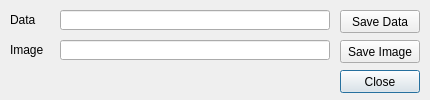
<?xml version="1.0" encoding="UTF-8"?>
<ui version="4.0">
 <class>Save</class>
 <widget class="QDialog" name="Save">
  <property name="geometry">
   <rect>
    <x>0</x>
    <y>0</y>
    <width>430</width>
    <height>100</height>
   </rect>
  </property>
  <property name="windowTitle">
   <string>SVAMP: Save</string>
  </property>
  <widget class="QPushButton" name="cancelButton">
   <property name="geometry">
    <rect>
     <x>340</x>
     <y>70</y>
     <width>80</width>
     <height>23</height>
    </rect>
   </property>
   <property name="font">
    <font>
     <pointsize>9</pointsize>
     <weight>50</weight>
     <italic>false</italic>
     <bold>false</bold>
    </font>
   </property>
   <property name="text">
    <string>Close</string>
   </property>
  </widget>
  <widget class="QPushButton" name="saveDataButton">
   <property name="geometry">
    <rect>
     <x>340</x>
     <y>10</y>
     <width>80</width>
     <height>23</height>
    </rect>
   </property>
   <property name="font">
    <font>
     <pointsize>9</pointsize>
     <weight>50</weight>
     <italic>false</italic>
     <bold>false</bold>
    </font>
   </property>
   <property name="toolTip">
    <string>Select a file to save the statistical data to</string>
   </property>
   <property name="text">
    <string>Save Data</string>
   </property>
  </widget>
  <widget class="QPushButton" name="saveImagesButton">
   <property name="geometry">
    <rect>
     <x>340</x>
     <y>40</y>
     <width>80</width>
     <height>23</height>
    </rect>
   </property>
   <property name="font">
    <font>
     <pointsize>9</pointsize>
     <weight>50</weight>
     <italic>false</italic>
     <bold>false</bold>
    </font>
   </property>
   <property name="toolTip">
    <string>Select a file to save the graphics to</string>
   </property>
   <property name="text">
    <string>Save Image</string>
   </property>
  </widget>
  <widget class="QLabel" name="dataFileLabel">
   <property name="geometry">
    <rect>
     <x>10</x>
     <y>10</y>
     <width>51</width>
     <height>20</height>
    </rect>
   </property>
   <property name="font">
    <font>
     <pointsize>9</pointsize>
     <weight>50</weight>
     <italic>false</italic>
     <bold>false</bold>
    </font>
   </property>
   <property name="toolTip">
    <string>Select a file to save the statistical data to</string>
   </property>
   <property name="text">
    <string>Data</string>
   </property>
  </widget>
  <widget class="QLineEdit" name="dataFileLine">
   <property name="geometry">
    <rect>
     <x>60</x>
     <y>10</y>
     <width>270</width>
     <height>20</height>
    </rect>
   </property>
   <property name="font">
    <font>
     <pointsize>9</pointsize>
     <weight>50</weight>
     <italic>false</italic>
     <bold>false</bold>
    </font>
   </property>
   <property name="toolTip">
    <string>Select a file to save the statistical data to</string>
   </property>
  </widget>
  <widget class="QLineEdit" name="imagesFileLine">
   <property name="geometry">
    <rect>
     <x>60</x>
     <y>40</y>
     <width>270</width>
     <height>20</height>
    </rect>
   </property>
   <property name="font">
    <font>
     <pointsize>9</pointsize>
     <weight>50</weight>
     <italic>false</italic>
     <bold>false</bold>
    </font>
   </property>
   <property name="toolTip">
    <string>Select a file to save the graphics to</string>
   </property>
  </widget>
  <widget class="QLabel" name="imagesFileLabel">
   <property name="geometry">
    <rect>
     <x>10</x>
     <y>40</y>
     <width>51</width>
     <height>20</height>
    </rect>
   </property>
   <property name="font">
    <font>
     <pointsize>9</pointsize>
     <weight>50</weight>
     <italic>false</italic>
     <bold>false</bold>
    </font>
   </property>
   <property name="toolTip">
    <string>Select a file to save the graphics to</string>
   </property>
   <property name="text">
    <string>Image</string>
   </property>
  </widget>
 </widget>
 <tabstops>
  <tabstop>saveDataButton</tabstop>
  <tabstop>saveImagesButton</tabstop>
  <tabstop>cancelButton</tabstop>
  <tabstop>dataFileLine</tabstop>
  <tabstop>imagesFileLine</tabstop>
 </tabstops>
 <resources/>
 <connections/>
</ui>
